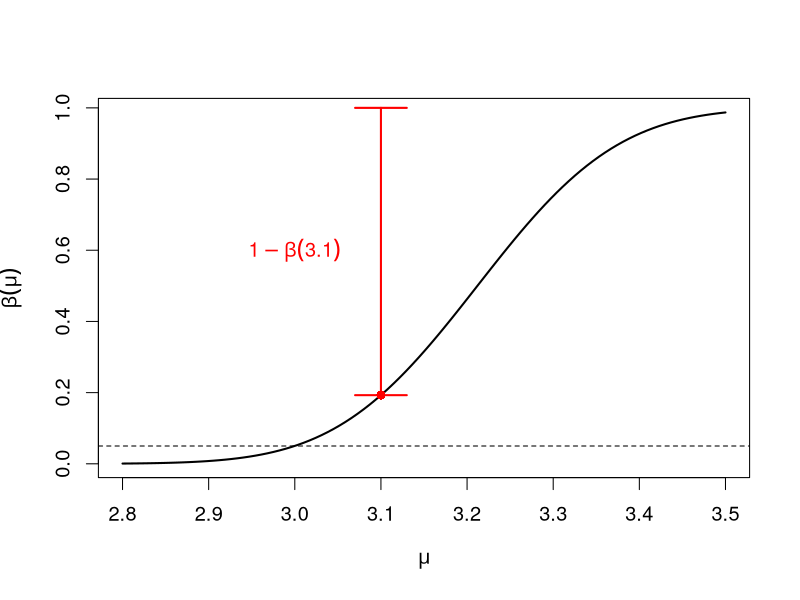

Recreate this plot in R.
## ---- chunk 1
oo <- par(cex=1.2)
poder <- function(mu) 1-pnorm(3.212,mu,1/sqrt(60))
curve(poder(x),2.8,3.5, lwd = 2, xlab = expression(mu), ylab= expression(beta(mu)) )
abline(h=.05, lty=2)
points(3.1,poder(3.1), pch=16,col='red')
segments(3.1,poder(3.1),3.1,1,col='red',lwd = 2)
segments(3.1-.03,poder(3.1),3.1+.03, poder(3.1), lwd = 2 ,col ='red')
segments(3.1-.03,1,3.1+.03, 1, lwd = 2 ,col ='red')
text(3,.6,expression(1-beta(3.1)), col='red')
par(oo)
## ---- chunk 2
c = qpois(.95,12000)/100
c
